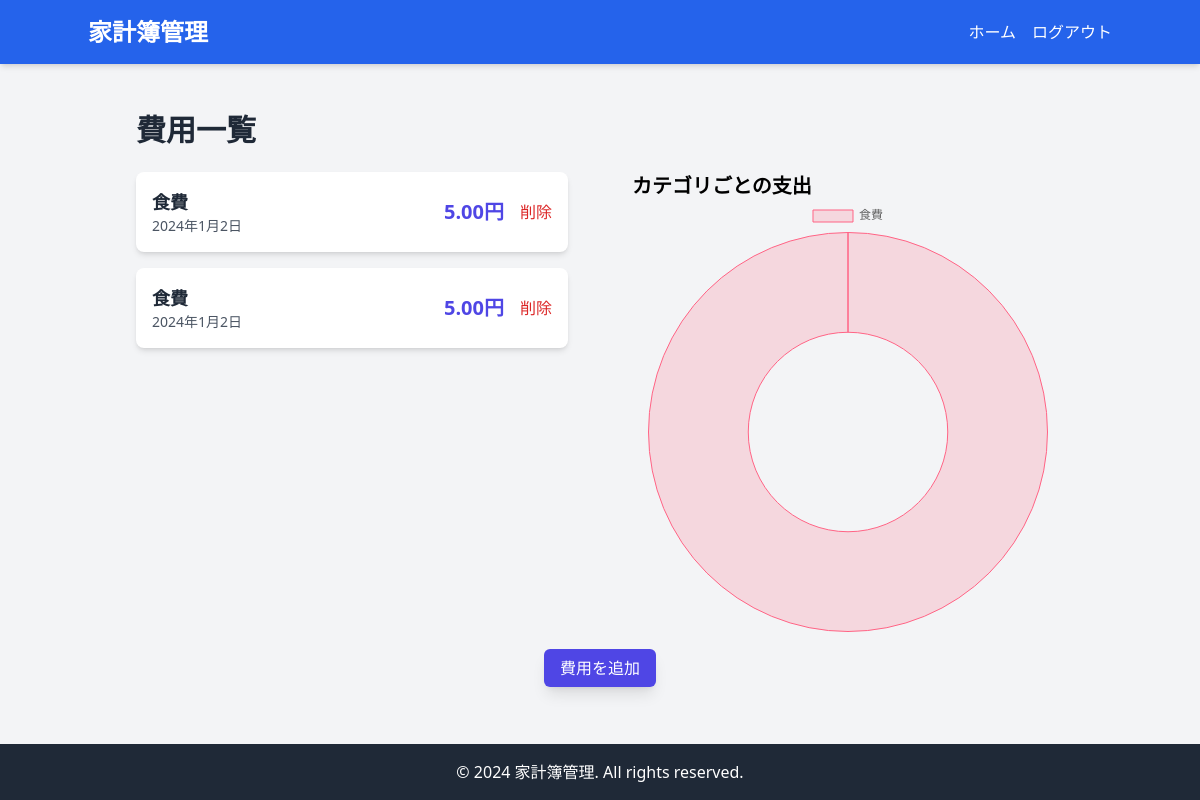
Page /expenses/ (signed in) on the earlier database version.
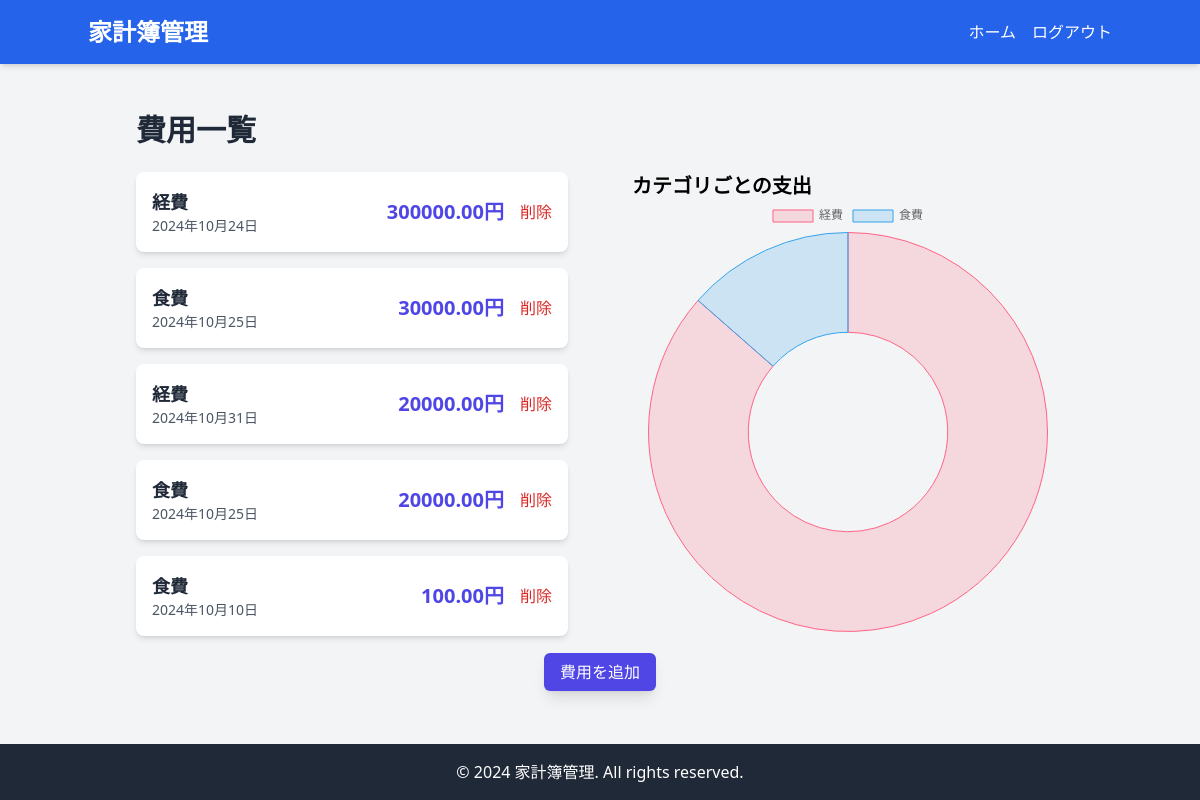
Same page on the later database version.
### expenses/models.py (models this page shows, shortened)
class Expense(models.Model):
    category = models.ForeignKey(Category, on_delete=models.CASCADE)
    amount = models.DecimalField(max_digits=10, decimal_places=2)
    date = models.DateField()
    description = models.TextField(blank=True)
    user = models.ForeignKey(User, on_delete=models.CASCADE)  # ユーザーと関連付け

class Category(models.Model):
    name = models.CharField(max_length=100)
    def __str__(self):
        return self.name

### expenses/views.py (the view)
# urls.py: path('expenses/', views.expense_list, name='expense_list'),
@login_required(login_url='/accounts/login/')
def expense_list(request):
    expenses = Expense.objects.filter(user=request.user)
    category_totals = expenses.values('category__name').annotate(total=Sum('amount'))
    print(category_totals)
    return render(request, 'expenses/expense_list.html', {'expenses': expenses, 'category_totals': category_totals})

### templates/expenses/expense_list.html (shortened to what this page needs)
{% extends 'base.html' %}
{% block content %}
<div class="container mx-auto p-6">
    <h2 class="text-3xl font-bold mb-6 text-gray-800">費用一覧</h2>
    <div class="flex justify-between">
        <div class="w-1/2 mr-8">
            <ul class="space-y-4">
                {% for expense in expenses %}
                    <li class="bg-white p-4 rounded-lg shadow-md flex justify-between items-center">
                        <div>
                            <p class="text-lg font-semibold text-gray-800">{{ expense.category }}</p>
                            <p class="text-sm text-gray-600">{{ expense.date }}</p>
                        </div>
                        <div class="flex items-center space-x-4">
                            <p class="text-xl font-bold text-indigo-600">{{ expense.amount }}円</p>
                            <form method="post" action="{% url 'delete_expense' expense.id %}">
                                <button type="submit" class="text-red-600 hover:underline">削除</button>
                            </form>
                        </div>
                    </li>
                {% empty %}
                    <p class="text-center text-gray-500">費用が登録されていません。</p>
                {% endfor %}
            </ul>
        </div>
        <div class="w-1/2 ml-8">
            <h3 class="text-xl font-bold">カテゴリごとの支出</h3>
            <canvas id="expenseChart" width="400" height="400"></canvas>
        </div>
    </div>
    <script>
        // DjangoテンプレートからPythonのデータをJavaScriptに渡す
        const categoryLabels = [
            {% for total in category_totals %}
                "{{ total.category__name }}",
            {% endfor %}
        ];
        const categoryData = [
            {% for total in category_totals %}
                {{ total.total }},
            {% endfor %}
        ];
        const ctx = document.getElementById('expenseChart').getContext('2d');
        const expenseChart = new Chart(ctx, {
            type: 'doughnut',  // 円グラフのタイプ
            data: {
                labels: categoryLabels,  // カテゴリ名
                datasets: [{
                    label: 'カテゴリごとの支出',
                    data: categoryData,  // 金額データ
                    backgroundColor: [
                        'rgba(255, 99, 132, 0.2)',
                        'rgba(54, 162, 235, 0.2)',
                        'rgba(255, 206, 86, 0.2)',
                        'rgba(75, 192, 192, 0.2)',
                        'rgba(153, 102, 255, 0.2)',
                        'rgba(255, 159, 64, 0.2)'
                    ],
                    borderColor: [
                        'rgba(255, 99, 132, 1)',
                        'rgba(54, 162, 235, 1)',
                        'rgba(255, 206, 86, 1)',
                        'rgba(75, 192, 192, 1)',
                        'rgba(153, 102, 255, 1)',
                        'rgba(255, 159, 64, 1)'
                    ],
                    borderWidth: 1
                }]
            },
            options: {
                responsive: true,
                plugins: {
                    legend: {
                        position: 'top',
                    },
                }
            }
        });
    </script>
    <div class="mt-6 text-center">
        <a href="{% url 'add_expense' %}" class="text-white bg-indigo-600 hover:bg-indigo-700 px-4 py-2 rounded-md shadow-lg">
            費用を追加
        </a>
    </div>
</div>
{% endblock %}

### templates/base.html (shortened to what this page needs)
<!DOCTYPE html>
<html lang="ja">
<head>
    {% load static %}
    <link href="{% static 'css/output.css' %}" rel="stylesheet">
</head>
<body class="bg-gray-100 min-h-screen flex flex-col">
    <header class="bg-blue-600 text-white p-4 shadow-md">
        <div class="container mx-auto flex justify-between items-center">
            <h1 class="text-2xl font-semibold">家計簿管理</h1>
            <nav>
                <ul class="flex space-x-4">
                    <li><a href="/" class="hover:underline">ホーム</a></li>
                    {% if user.is_authenticated %}
                        <li>
                            <form method="post" action="{% url 'logout' %}">
                                <button type="submit" class="text-white hover:underline">ログアウト</button>
                            </form>
                        </li>
                    {% else %}
                        <li><a href="{% url 'login' %}" class="hover:underline">ログイン</a></li>
                    {% endif %}
                </ul>
            </nav>
        </div>
    </header>
    <main class="flex-grow container mx-auto p-6">
        {% block content %}{% endblock %}
    </main>
    <footer class="bg-gray-800 text-white p-4">
        <div class="container mx-auto text-center">
            <p>&copy; 2024 家計簿管理. All rights reserved.</p>
        </div>
    </footer>
</body>
</html>

Differences in the rows shown:
no longer on this page (row edited): Expense: category "食費", date "2024年1月2日", amount "5.00"
removed Expense: category "食費", date "2024年1月2日", amount "5.00"
added Expense: category "経費", date "2024年10月24日", amount "300000.00"
added Expense: category "食費", date "2024年10月25日", amount "30000.00"
added Expense: category "経費", date "2024年10月31日", amount "20000.00"
added Expense: category "食費", date "2024年10月25日", amount "20000.00"
added Expense: category "食費", date "2024年10月10日", amount "100.00"
Other differences:
chart data {{ total.category__name }}: 食費 → 経費, 食費
chart data {{ total.total }}: 10 → 320000, 50100
